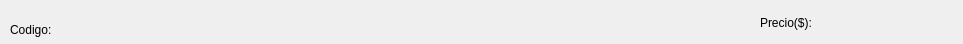
<?xml version="1.0" encoding="UTF-8"?>
<ui version="4.0">
 <class>Form</class>
 <widget class="QWidget" name="Form">
  <property name="geometry">
   <rect>
    <x>0</x>
    <y>0</y>
    <width>963</width>
    <height>44</height>
   </rect>
  </property>
  <property name="windowTitle">
   <string>Form</string>
  </property>
  <widget class="QLabel" name="nomp1">
   <property name="geometry">
    <rect>
     <x>10</x>
     <y>0</y>
     <width>731</width>
     <height>16</height>
    </rect>
   </property>
   <property name="text">
    <string/>
   </property>
  </widget>
  <widget class="QLabel" name="codn1">
   <property name="geometry">
    <rect>
     <x>55</x>
     <y>18</y>
     <width>121</width>
     <height>20</height>
    </rect>
   </property>
   <property name="font">
    <font>
     <pointsize>11</pointsize>
     <weight>75</weight>
     <bold>true</bold>
    </font>
   </property>
   <property name="inputMethodHints">
    <set>Qt::ImhDigitsOnly</set>
   </property>
   <property name="text">
    <string/>
   </property>
   <property name="alignment">
    <set>Qt::AlignCenter</set>
   </property>
  </widget>
  <widget class="QLabel" name="label">
   <property name="geometry">
    <rect>
     <x>760</x>
     <y>13</y>
     <width>61</width>
     <height>20</height>
    </rect>
   </property>
   <property name="text">
    <string>Precio($):</string>
   </property>
  </widget>
  <widget class="QLabel" name="preciow1">
   <property name="geometry">
    <rect>
     <x>825</x>
     <y>12</y>
     <width>121</width>
     <height>20</height>
    </rect>
   </property>
   <property name="sizePolicy">
    <sizepolicy hsizetype="Fixed" vsizetype="Ignored">
     <horstretch>0</horstretch>
     <verstretch>0</verstretch>
    </sizepolicy>
   </property>
   <property name="font">
    <font>
     <weight>75</weight>
     <bold>true</bold>
    </font>
   </property>
   <property name="text">
    <string/>
   </property>
   <property name="alignment">
    <set>Qt::AlignCenter</set>
   </property>
  </widget>
  <widget class="QLabel" name="label_2">
   <property name="geometry">
    <rect>
     <x>10</x>
     <y>20</y>
     <width>61</width>
     <height>20</height>
    </rect>
   </property>
   <property name="text">
    <string>Codigo:</string>
   </property>
  </widget>
 </widget>
 <resources/>
 <connections/>
</ui>
